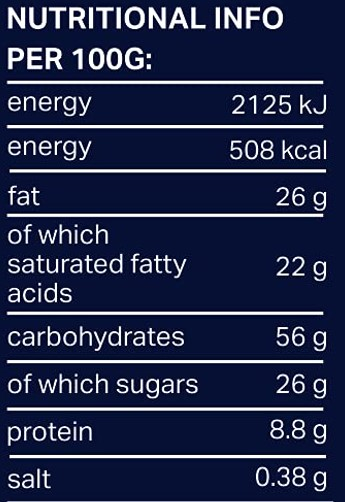
#> input picture Nutritional_Facts/nf52.jpg, 345 x 502 px
$ jupyter execute --allow-errors FoodLabelExtract.ipynb   (older library calls are emulated)
#> lines starting #> are read from the running program, lines starting #| are printed output that depends on the picture; after the words box and inside, x2 and y2 are one past the last pixel; in counts of white or black regions, pixels touching at a corner belong together
[cell 1]
import cv2 as cv
import numpy as np
from PIL import Image
import tempfile
import warnings
warnings.filterwarnings('ignore')

[cell 2]
def set_image_dpi(file_path):       # Set image dpi for OCR engine
    im = Image.open(file_path)
    length_x, width_y = im.size
    factor = min(1, float(1024.0 / length_x))
    size = int(factor * length_x), int(factor * width_y)
    im_resized = im.resize(size, Image.ANTIALIAS)
    temp_file = tempfile.NamedTemporaryFile(delete=False,   suffix='.png')
    temp_filename = temp_file.name
    im_resized.save(temp_filename, dpi=(300, 300))
    return temp_filename

def image_binarisation(img):        # Use Otsu's binarisation
    blur = cv.GaussianBlur(img,(3,3),0)
    ret,th = cv.threshold(blur,0,255,cv.THRESH_BINARY+cv.THRESH_OTSU)
    return th

def image_noise_removal(img):       # Remove noise from image
    im_nr = cv.fastNlMeansDenoising(img, 30.0, 7, 21)
    return im_nr

[cell 3]
import cv2 as cv
import numpy as np
import pytesseract
from matplotlib import pyplot as plt

[cell 4]
image_path = 'Nutritional_Facts/nf52.jpg'
img = cv.imread(image_path,0)  # read an image
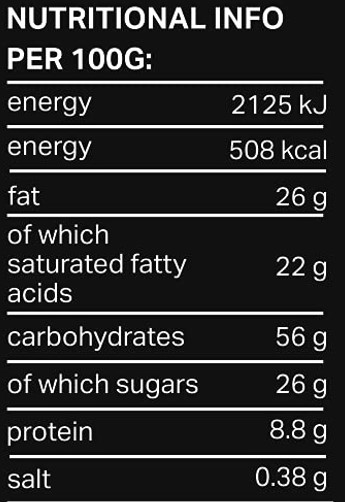
#> img: shape (502, 345); min 0, max 255, mean 43.8
img_dpi = set_image_dpi(image_path)
imgnew = cv.imread(img_dpi,0)
#> imgnew: shape (502, 345); min 1, max 255, mean 43.4
img_bin = image_binarisation(imgnew)
#> in image_binarisation, `blur = cv.GaussianBlur(img,(3,3),0)`:
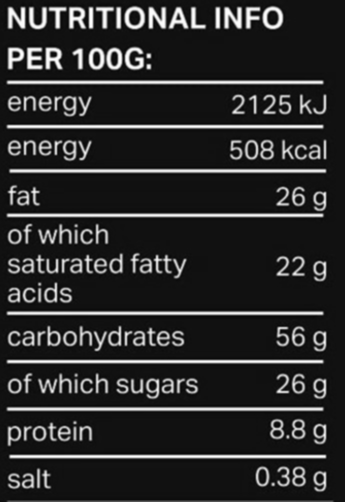
#> blur: shape (502, 345); min 5, max 254, mean 43.4
#> in image_binarisation, `ret,th = cv.threshold(blur,0,255,cv.THRESH_BINARY+cv.THRESH_OTSU)`:
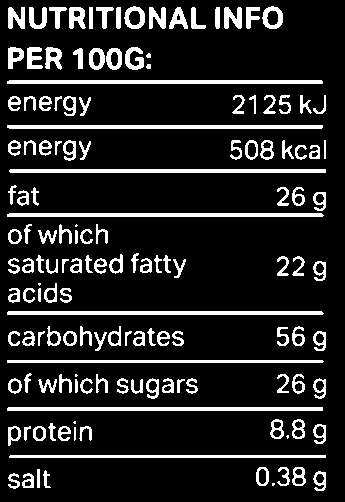
#> th: shape (502, 345); 14.2% white; 148 white regions (6 under 20 px), largest, box (x1, y1, x2, y2) and area: (9, 169, 326, 173) 1266, (7, 311, 324, 315) 1263, (7, 407, 323, 411) 1263
#> in image_binarisation, `ret,th = cv.threshold(blur,0,255,cv.THRESH_BINARY+cv.THRESH_OTSU)`: ret = 100

fig = plt.figure(figsize=(12,12))
fig.add_subplot(2, 2, 1)
plt.axis("off")
plt.imshow(img)
plt.title("Input Image")
fig.add_subplot(2, 2, 2)
plt.axis("off")
plt.imshow(img_bin,'gray')
plt.title("Preprocessed Image")
fig.show()
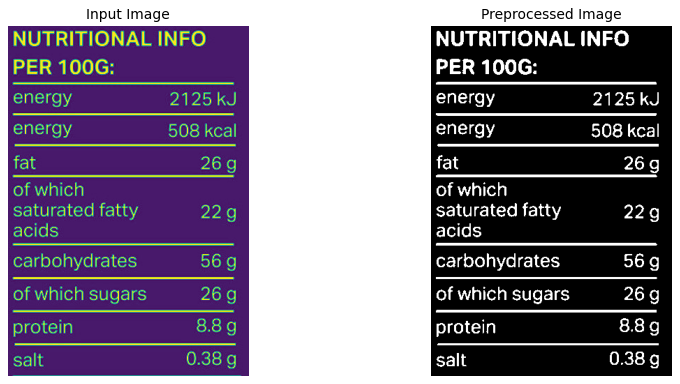
#> figure drawn by matplotlib, 2 panels
fig.add_subplot(2, 2, 3)
plt.hist(imgnew.ravel(),256,[0,256]);
plt.title("Histogram of grayscale image")
plt.xlabel("Pixel intensity")
plt.ylabel("Pixel Count")
fig.show()
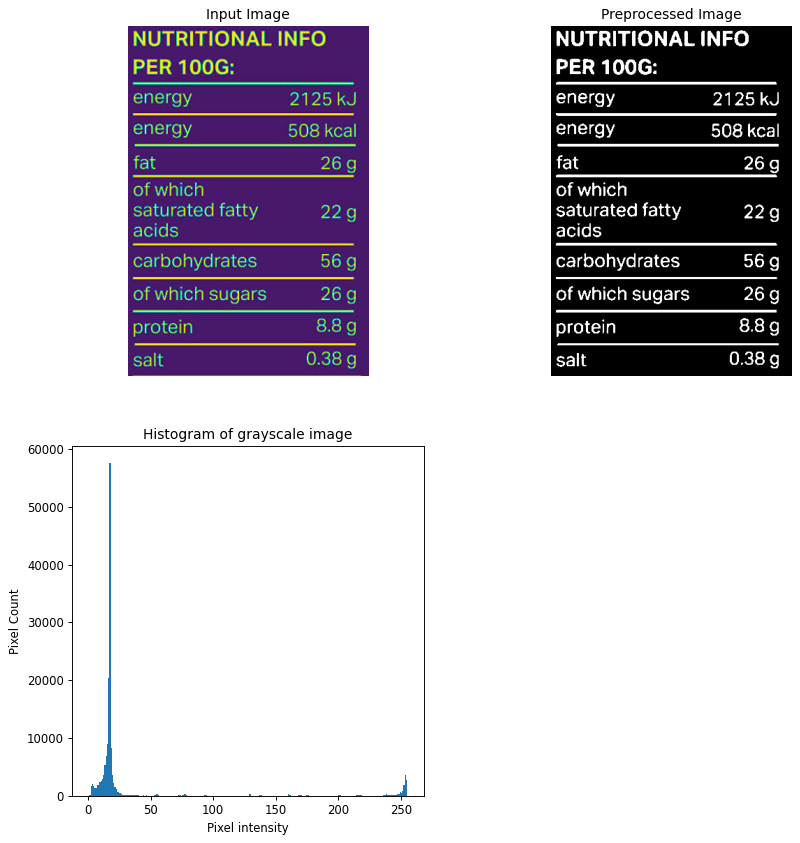
#> figure drawn by matplotlib, 3 panels; panel 3: tallest bar 57634 high, from x = 17 to 18
fig.add_subplot(2, 2, 4)
plt.hist(img_bin.ravel(),256,[0,256]);
plt.title("Histogram of image after Otsu's Binarisation")
plt.xlabel("Pixel intensity")
plt.ylabel("Pixel Count")
fig.show()
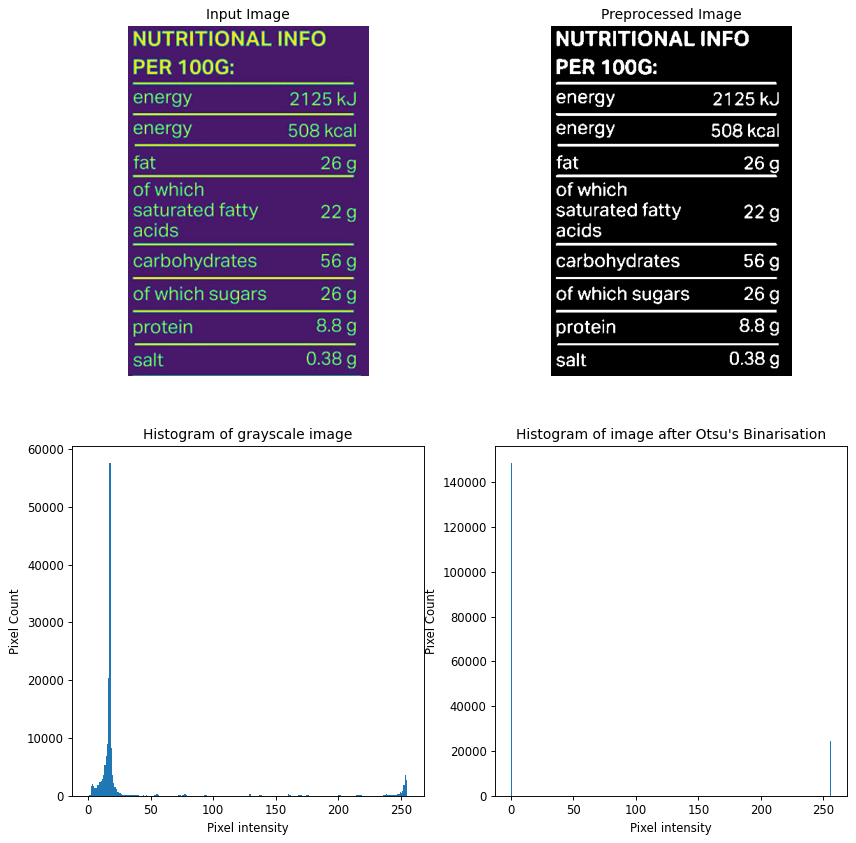
#> figure drawn by matplotlib, 4 panels; panel 3: tallest bar 57634 high, from x = 17 to 18; panel 4: tallest bar 148599 high, from x = 0 to 1

[cell 5]
oem = 1
psm = 3
config = ('-l eng --oem {oem} --psm {psm}'.format(oem=oem,psm=psm))

pytesseract.pytesseract.tesseract_cmd = 'C:\\Program Files\\Tesseract-OCR\\tesseract.exe'

#> (the rest of this cell did not finish here and is left out)

[cell 6]
with open('Extracted_Text.txt','r') as f:
#> (reads Extracted_Text.txt from the repository)
    print(f.read())

[cell 7]
import pkg_resources
import re
from symspellpy import SymSpell, Verbosity

[cell 8]
# Text parsing and nutrient data acquisition from file

with open('Extracted_Text.txt', 'r') as file :
  filedata = file.read()

# Replace and remove erroneous strings and characters from textfile
filedata = filedata.replace('Og', '0g')
filedata = filedata.replace('Omg', '0mg')
filedata = filedata.replace('Omcg', '0mcg')
filedata = filedata.replace('_', '')
filedata = filedata.replace('of which', '')
filedata = filedata.replace('Of which', '')
filedata = filedata.replace('includes', '')
filedata = filedata.replace('Includes', '')

# Write the file out again
with open('Extracted_Text.txt', 'w') as file:
  file.write(filedata)

def change_to_g(text):                              # Used to change 9 to g. ex) Protein 109 ---> Protein 10g
    search_ln = re.search("\d\s|\d$", text)
    if search_ln and search_ln.group().strip() == "9":
        index = search_ln.span()[0]
        text = text[:index] +"g"+ text[index+1:]

    search_lnq = re.search("\dmq\s|\dmq$", text)
    if search_lnq:
        index = search_lnq.span()[0] +2
        text = text[:index] +"g"+ text[index+1:]
    return text

nutrientLineList = []

with open('Extracted_Text.txt', 'r') as file:
    line_list = file.readlines()
for line in line_list:
    newline = change_to_g(line)
    search_ln = re.findall(r"(((?:\w+[ ]+)+)(\d+\.*\d*[ ]*)([a-zA-Z]+))", newline)  # Find all sentences with format: Nutrient quantity unit
    try:
        nutrientLineList.append(list(search_ln[0][1:4]))
    except:
        pass

for nutrient in nutrientLineList:
    print(nutrient)

[cell 9]
# Spell Checking and Correction using SymSpell

with open('nutrient.txt') as f:                 # Creates a master list of nutrients
#> (reads nutrient.txt from the repository)
